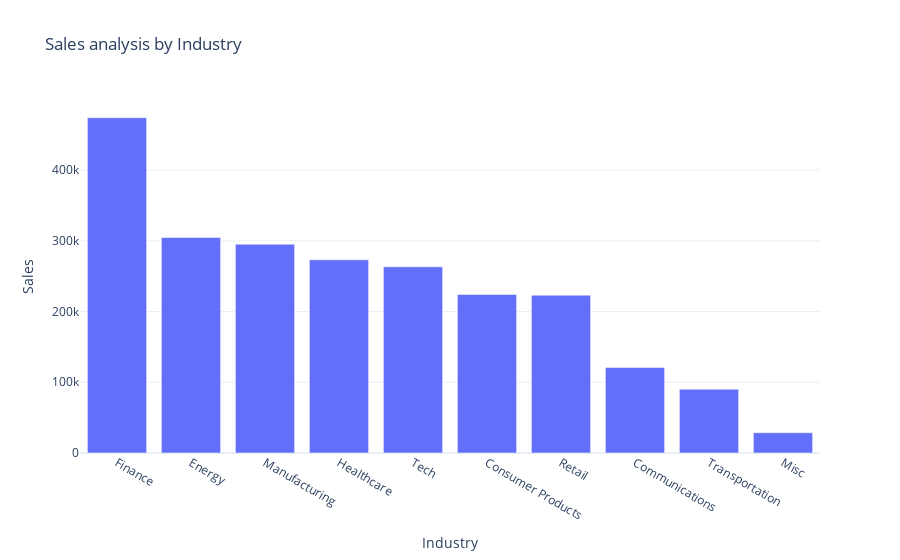

Write notebook code for a chart like this one.
### Code cell
dfIndustry=dfIndustry.reset_index()
fig = px.bar(dfIndustry, x='Industry', 
             y='Sales', 
             title='Sales analysis by Industry')
fig.show()

### Figure 1 — Plotly figure (JSON) as saved in the notebook; plotly's stock layout.template omitted (floating-point values rounded to 4 significant figures)
{"data": [{"alignmentgroup": "True", "hovertemplate": "Industry=%{x}<br>Sales=%{y}<extra></extra>", "legendgroup": "", "marker": {"color": "#636efa", "pattern": {"shape": ""}}, "name": "", "offsetgroup": "", "orientation": "v", "showlegend": false, "textposition": "auto", "type": "bar", "x": ["Finance", "Energy", "Manufacturing", "Healthcare", "Tech", "Consumer Products", "Retail", "Communications", "Transportation", "Misc"], "xaxis": "x", "y": [474200.0, 304600.0, 295200.0, 273200.0, 263200.0, 224000.0, 223100.0, 121000.0, 90190.0, 28590.0], "yaxis": "y"}], "layout": {"barmode": "relative", "legend": {"tracegroupgap": 0}, "title": {"text": "Sales analysis by Industry"}, "xaxis": {"anchor": "y", "domain": [0, 1], "title": {"text": "Industry"}}, "yaxis": {"anchor": "x", "domain": [0, 1], "title": {"text": "Sales"}}}}
